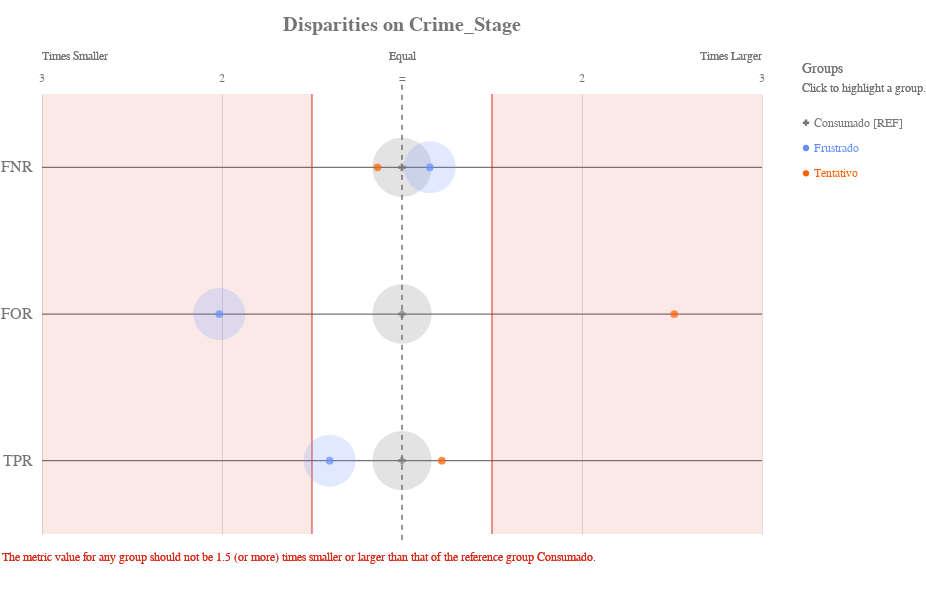

This figure's notebook cell:
### Code cell
ap.disparity(grupo_definido, metrics, 'crime_stage', fairness_threshold = disparity_tolerance)

### Figure 1 — Vega-Lite specification as saved in the notebook (floating-point values rounded to 4 significant figures)
{"config": {"view": {"continuousWidth": 400, "continuousHeight": 300, "strokeWidth": 0}, "axisLeft": {"labelColor": "rgb(117,117,117)", "labelFont": "Arial", "labelFontSize": 16}, "title": {"align": "center", "baseline": "middle", "color": "rgb(117,117,117)", "font": "Arial", "fontSize": 20, "fontWeight": "bold"}}, "layer": [{"data": {"name": "data-f13954335fe7cb3d572699dbbbe0ffdc"}, "mark": {"type": "rule", "stroke": "rgb(117,117,117)", "strokeWidth": 1.25, "tooltip": ""}, "encoding": {"x": {"type": "quantitative", "field": "x", "scale": {"domain": [-2, 2], "range": [40.0, 760.0]}}, "x2": {"field": "x2"}, "y": {"type": "nominal", "axis": {"domain": false, "labelAngle": 0, "labelPadding": -30, "orient": "left", "ticks": false, "title": ""}, "field": "metric", "scale": {"domain": ["FNR", "FOR", "TPR"], "range": [55.0, 495.0]}}}}, {"data": {"name": "data-79dd248bdaa0ea02c535240e8ad022c8"}, "mark": {"type": "rule", "stroke": "rgb(117,117,117)", "strokeDash": [5, 5], "strokeWidth": 1}, "encoding": {"tooltip": {"value": "Consumado [REF]"}, "x": {"value": 400.0}, "y": {"value": 45.83}, "y2": {"value": 504.2}}}, {"data": {"name": "data-c233327f4cd9b4c2df31bf8015c83e4a"}, "mark": {"type": "text", "align": "center", "color": "rgb(117,117,117)", "font": "Arial", "fontSize": 12, "fontWeight": "normal", "tooltip": ""}, "encoding": {"text": {"type": "nominal", "field": "label"}, "x": {"type": "quantitative", "field": "value", "scale": {"domain": [-2, 2], "range": [40.0, 760.0]}}, "y": {"value": 38.5}}}, {"layer": [{"mark": {"type": "text", "align": "left", "fill": "rgb(117,117,117)", "font": "Arial", "fontSize": 12, "fontWeight": "normal", "tooltip": ""}, "encoding": {"text": {"value": "Times Smaller"}, "x": {"value": 40.0}, "y": {"value": 16.5}}}, {"mark": {"type": "text", "align": "right", "fill": "rgb(117,117,117)", "font": "Arial", "fontSize": 12, "fontWeight": "normal", "tooltip": ""}, "encoding": {"text": {"value": "Times Larger"}, "x": {"value": 760.0}, "y": {"value": 16.5}}}, {"mark": {"type": "text", "align": "center", "fill": "rgb(117,117,117)", "font": "Arial", "fontSize": 12, "fontWeight": "normal", "tooltip": ""}, "encoding": {"text": {"value": "Equal"}, "x": {"value": 400.0}, "y": {"value": 16.5}}}], "data": {"name": "data-79dd248bdaa0ea02c535240e8ad022c8"}}, {"layer": [{"mark": {"type": "rule", "opacity": 0.8, "stroke": "rgb(217, 46, 28)", "strokeWidth": 1.25, "tooltip": ""}, "encoding": {"x": {"type": "quantitative", "field": "min", "scale": {"domain": [-2, 2], "range": [40.0, 760.0]}}, "y": {"value": 55.0}, "y2": {"value": 495.0}}}, {"mark": {"type": "rule", "opacity": 0.8, "stroke": "rgb(217, 46, 28)", "strokeWidth": 1.25, "tooltip": ""}, "encoding": {"x": {"type": "quantitative", "field": "max", "scale": {"domain": [-2, 2], "range": [40.0, 760.0]}}, "y": {"value": 55.0}, "y2": {"value": 495.0}}}, {"layer": [{"mark": {"type": "rect", "fill": "rgb(217, 46, 28)", "opacity": 0.1, "tooltip": ""}, "encoding": {"x": {"type": "quantitative", "field": "min", "scale": {"domain": [-2, 2], "range": [40.0, 760.0]}}, "x2": {"field": "lower_end"}, "y": {"value": 55.0}, "y2": {"value": 495.0}}}, {"mark": {"type": "rect", "fill": "rgb(217, 46, 28)", "opacity": 0.1, "tooltip": ""}, "encoding": {"x": {"type": "quantitative", "field": "max", "scale": {"domain": [-2, 2], "range": [40.0, 760.0]}}, "x2": {"field": "upper_end"}, "y": {"value": 55.0}, "y2": {"value": 495.0}}}]}, {"data": {"name": "data-79dd248bdaa0ea02c535240e8ad022c8"}, "mark": {"type": "text", "align": "left", "baseline": "top", "fill": "rgb(217, 46, 28)", "font": "Arial", "fontSize": 12, "fontWeight": "normal", "tooltip": ""}, "encoding": {"text": {"value": "The metric value for any group should not be 1.5 (or more) times smaller or larger than that of the reference group Consumado."}, "x": {"value": 0}, "y": {"value": 513.3}}}], "data": {"name": "data-11d5890412809b582c0a6b685ba430ea"}}, {"layer": [{"mark": "circle"}, {"data": {"name": "data-9e59343fb0a3d8c954399890e63cf2b2"}, "mark": {"type": "circle", "opacity": 0.2}, "encoding": {"color": {"condition": {"type": "nominal", "field": "attribute_value", "legend": null, "scale": {"domain": ["Consumado", "Frustrado", "Tentativo"], "range": ["rgb(117,117,117)", "rgb(100, 143, 255)", "rgb(254, 97, 0)", "rgb(220, 38, 127)", "rgb(255, 176, 0)", "rgb(120, 94, 240)"]}, "selection": "selector049"}, "value": "rgb(224,224,224)"}, "size": {"type": "quantitative", "field": "group_size", "legend": null, "scale": {"domain": [0, 8122.0], "range": [0, 4224.0]}}, "tooltip": [{"type": "nominal", "field": "attribute_value", "title": "Group"}, {"type": "nominal", "field": "tooltip_group_size", "title": "Group Size"}, {"type": "nominal", "field": "tooltip_disparity_explanation_fnr", "title": "Disparity"}, {"type": "quantitative", "field": "fnr", "format": ".2f", "title": "FNR"}], "x": {"type": "quantitative", "axis": {"domain": false, "labels": false, "ticks": false, "title": null, "values": [1, 2, -2, -1]}, "field": "fnr_disparity_scaled", "scale": {"domain": [-2, 2], "range": [40.0, 760.0]}}, "y": {"type": "nominal", "axis": {"domain": false, "grid": false, "labels": false, "ticks": false, "title": " "}, "field": "metric_variable", "scale": {"domain": ["FNR", "FOR", "TPR"], "range": [55.0, 495.0]}}}, "selection": {"selector051": {"type": "multi", "empty": "all", "fields": ["attribute_value"]}}, "transform": [{"calculate": "'FNR'", "as": "metric_variable"}]}, {"data": {"name": "data-9e59343fb0a3d8c954399890e63cf2b2"}, "mark": {"type": "circle", "opacity": 0.2}, "encoding": {"color": {"condition": {"type": "nominal", "field": "attribute_value", "legend": null, "scale": {"domain": ["Consumado", "Frustrado", "Tentativo"], "range": ["rgb(117,117,117)", "rgb(100, 143, 255)", "rgb(254, 97, 0)", "rgb(220, 38, 127)", "rgb(255, 176, 0)", "rgb(120, 94, 240)"]}, "selection": "selector049"}, "value": "rgb(224,224,224)"}, "size": {"type": "quantitative", "field": "group_size", "legend": null, "scale": {"domain": [0, 8122.0], "range": [0, 4224.0]}}, "tooltip": [{"type": "nominal", "field": "attribute_value", "title": "Group"}, {"type": "nominal", "field": "tooltip_group_size", "title": "Group Size"}, {"type": "nominal", "field": "tooltip_disparity_explanation_for", "title": "Disparity"}, {"type": "quantitative", "field": "for", "format": ".2f", "title": "FOR"}], "x": {"type": "quantitative", "axis": {"domain": false, "labels": false, "ticks": false, "title": null, "values": [1, 2, -2, -1]}, "field": "for_disparity_scaled", "scale": {"domain": [-2, 2], "range": [40.0, 760.0]}}, "y": {"type": "nominal", "axis": {"domain": false, "grid": false, "labels": false, "ticks": false, "title": " "}, "field": "metric_variable", "scale": {"domain": ["FNR", "FOR", "TPR"], "range": [55.0, 495.0]}}}, "selection": {"selector053": {"type": "multi", "empty": "all", "fields": ["attribute_value"]}}, "transform": [{"calculate": "'FOR'", "as": "metric_variable"}]}, {"data": {"name": "data-9e59343fb0a3d8c954399890e63cf2b2"}, "mark": {"type": "circle", "opacity": 0.2}, "encoding": {"color": {"condition": {"type": "nominal", "field": "attribute_value", "legend": null, "scale": {"domain": ["Consumado", "Frustrado", "Tentativo"], "range": ["rgb(117,117,117)", "rgb(100, 143, 255)", "rgb(254, 97, 0)", "rgb(220, 38, 127)", "rgb(255, 176, 0)", "rgb(120, 94, 240)"]}, "selection": "selector049"}, "value": "rgb(224,224,224)"}, "size": {"type": "quantitative", "field": "group_size", "legend": null, "scale": {"domain": [0, 8122.0], "range": [0, 4224.0]}}, "tooltip": [{"type": "nominal", "field": "attribute_value", "title": "Group"}, {"type": "nominal", "field": "tooltip_group_size", "title": "Group Size"}, {"type": "nominal", "field": "tooltip_disparity_explanation_tpr", "title": "Disparity"}, {"type": "quantitative", "field": "tpr", "format": ".2f", "title": "TPR"}], "x": {"type": "quantitative", "axis": {"domain": false, "labels": false, "ticks": false, "title": null, "values": [1, 2, -2, -1]}, "field": "tpr_disparity_scaled", "scale": {"domain": [-2, 2], "range": [40.0, 760.0]}}, "y": {"type": "nominal", "axis": {"domain": false, "grid": false, "labels": false, "ticks": false, "title": " "}, "field": "metric_variable", "scale": {"domain": ["FNR", "FOR", "TPR"], "range": [55.0, 495.0]}}}, "selection": {"selector055": {"type": "multi", "empty": "all", "fields": ["attribute_value"]}}, "transform": [{"calculate": "'TPR'", "as": "metric_variable"}]}, {"layer": [{"mark": "point"}, {"data": {"name": "data-9e59343fb0a3d8c954399890e63cf2b2"}, "mark": {"type": "point", "filled": true, "size": 60}, "encoding": {"color": {"condition": {"type": "nominal", "field": "attribute_value", "legend": null, "scale": {"domain": ["Consumado", "Frustrado", "Tentativo"], "range": ["rgb(117,117,117)", "rgb(100, 143, 255)", "rgb(254, 97, 0)", "rgb(220, 38, 127)", "rgb(255, 176, 0)", "rgb(120, 94, 240)"]}, "selection": "selector049"}, "value": "rgb(224,224,224)"}, "shape": {"type": "nominal", "field": "attribute_value", "legend": null, "scale": {"domain": ["Consumado", "Frustrado", "Tentativo"], "range": ["cross", "circle", "circle"]}}, "tooltip": [{"type": "nominal", "field": "attribute_value", "title": "Group"}, {"type": "nominal", "field": "tooltip_group_size", "title": "Group Size"}, {"type": "nominal", "field": "tooltip_disparity_explanation_fnr", "title": "Disparity"}, {"type": "quantitative", "field": "fnr", "format": ".2f", "title": "FNR"}], "x": {"type": "quantitative", "axis": {"domain": false, "labels": false, "ticks": false, "title": null, "values": [1, 2, -2, -1]}, "field": "fnr_disparity_scaled", "scale": {"domain": [-2, 2], "range": [40.0, 760.0]}}, "y": {"type": "nominal", "axis": {"domain": false, "grid": false, "labels": false, "ticks": false, "title": " "}, "field": "metric_variable", "scale": {"domain": ["FNR", "FOR", "TPR"], "range": [55.0, 495.0]}}}, "selection": {"selector050": {"type": "multi", "empty": "all", "fields": ["attribute_value"]}}, "transform": [{"calculate": "'FNR'", "as": "metric_variable"}]}, {"data": {"name": "data-9e59343fb0a3d8c954399890e63cf2b2"}, "mark": {"type": "point", "filled": true, "size": 60}, "encoding": {"color": {"condition": {"type": "nominal", "field": "attribute_value", "legend": null, "scale": {"domain": ["Consumado", "Frustrado", "Tentativo"], "range": ["rgb(117,117,117)", "rgb(100, 143, 255)", "rgb(254, 97, 0)", "rgb(220, 38, 127)", "rgb(255, 176, 0)", "rgb(120, 94, 240)"]}, "selection": "selector049"}, "value": "rgb(224,224,224)"}, "shape": {"type": "nominal", "field": "attribute_value", "legend": null, "scale": {"domain": ["Consumado", "Frustrado", "Tentativo"], "range": ["cross", "circle", "circle"]}}, "tooltip": [{"type": "nominal", "field": "attribute_value", "title": "Group"}, {"type": "nominal", "field": "tooltip_group_size", "title": "Group Size"}, {"type": "nominal", "field": "tooltip_disparity_explanation_for", "title": "Disparity"}, {"type": "quantitative", "field": "for", "format": ".2f", "title": "FOR"}], "x": {"type": "quantitative", "axis": {"domain": false, "labels": false, "ticks": false, "title": null, "values": [1, 2, -2, -1]}, "field": "for_disparity_scaled", "scale": {"domain": [-2, 2], "range": [40.0, 760.0]}}, "y": {"type": "nominal", "axis": {"domain": false, "grid": false, "labels": false, "ticks": false, "title": " "}, "field": "metric_variable", "scale": {"domain": ["FNR", "FOR", "TPR"], "range": [55.0, 495.0]}}}, "selection": {"selector052": {"type": "multi", "empty": "all", "fields": ["attribute_value"]}}, "transform": [{"calculate": "'FOR'", "as": "metric_variable"}]}, {"data": {"name": "data-9e59343fb0a3d8c954399890e63cf2b2"}, "mark": {"type": "point", "filled": true, "size": 60}, "encoding": {"color": {"condition": {"type": "nominal", "field": "attribute_value", "legend": null, "scale": {"domain": ["Consumado", "Frustrado", "Tentativo"], "range": ["rgb(117,117,117)", "rgb(100, 143, 255)", "rgb(254, 97, 0)", "rgb(220, 38, 127)", "rgb(255, 176, 0)", "rgb(120, 94, 240)"]}, "selection": "selector049"}, "value": "rgb(224,224,224)"}, "shape": {"type": "nominal", "field": "attribute_value", "legend": null, "scale": {"domain": ["Consumado", "Frustrado", "Tentativo"], "range": ["cross", "circle", "circle"]}}, "tooltip": [{"type": "nominal", "field": "attribute_value", "title": "Group"}, {"type": "nominal", "field": "tooltip_group_size", "title": "Group Size"}, {"type": "nominal", "field": "tooltip_disparity_explanation_tpr", "title": "Disparity"}, {"type": "quantitative", "field": "tpr", "format": ".2f", "title": "TPR"}], "x": {"type": "quantitative", "axis": {"domain": false, "labels": false, "ticks": false, "title": null, "values": [1, 2, -2, -1]}, "field": "tpr_disparity_scaled", "scale": {"domain": [-2, 2], "range": [40.0, 760.0]}}, "y": {"type": "nominal", "axis": {"domain": false, "grid": false, "labels": false, "ticks": false, "title": " "}, "field": "metric_variable", "scale": {"domain": ["FNR", "FOR", "TPR"], "range": [55.0, 495.0]}}}, "selection": {"selector054": {"type": "multi", "empty": "all", "fields": ["attribute_value"]}}, "transform": [{"calculate": "'TPR'", "as": "metric_variable"}]}]}]}, {"layer": [{"mark": {"type": "point", "filled": true, "opacity": 1, "size": 39.48}, "encoding": {"color": {"condition": {"type": "nominal", "field": "attribute_value", "legend": null, "scale": {"domain": ["Consumado", "Frustrado", "Tentativo"], "range": ["rgb(117,117,117)", "rgb(100, 143, 255)", "rgb(254, 97, 0)", "rgb(220, 38, 127)", "rgb(255, 176, 0)", "rgb(120, 94, 240)"]}, "selection": "selector049"}, "value": "rgb(224,224,224)"}, "shape": {"type": "nominal", "field": "attribute_value", "legend": null, "scale": {"domain": ["Consumado", "Frustrado", "Tentativo"], "range": ["cross", "circle", "circle"]}}, "x": {"value": 804}, "y": {"type": "nominal", "axis": {"domain": false, "grid": false, "labels": false, "ticks": false, "title": " "}, "field": "attribute_value", "scale": {"domain": ["Consumado", "Frustrado", "Tentativo"], "range": [71, 147]}}}, "selection": {"selector049": {"type": "multi", "empty": "all", "fields": ["attribute_value"]}}}, {"mark": {"type": "text", "align": "left", "baseline": "middle", "font": "Arial", "fontSize": 12, "fontWeight": "normal"}, "encoding": {"color": {"condition": {"type": "nominal", "field": "attribute_value", "legend": null, "scale": {"domain": ["Consumado", "Frustrado", "Tentativo"], "range": ["rgb(117,117,117)", "rgb(100, 143, 255)", "rgb(254, 97, 0)", "rgb(220, 38, 127)", "rgb(255, 176, 0)", "rgb(120, 94, 240)"]}, "selection": "selector049"}, "value": "rgb(224,224,224)"}, "text": {"type": "nominal", "field": "label"}, "x": {"value": 812}, "y": {"type": "nominal", "axis": {"domain": false, "grid": false, "labels": false, "ticks": false, "title": " "}, "field": "attribute_value", "scale": {"domain": ["Consumado", "Frustrado", "Tentativo"], "range": [71, 147]}}}, "selection": {"selector056": {"type": "multi", "empty": "all", "fields": ["attribute_value"]}}}, {"data": {"name": "data-79dd248bdaa0ea02c535240e8ad022c8"}, "mark": {"type": "text", "align": "left", "baseline": "middle", "color": "rgb(117,117,117)", "font": "Arial", "fontSize": 12, "fontWeight": "normal"}, "encoding": {"text": {"value": "Click to highlight a group."}, "x": {"value": 800}, "y": {"value": 49}}}, {"data": {"name": "data-79dd248bdaa0ea02c535240e8ad022c8"}, "mark": {"type": "text", "align": "left", "baseline": "middle", "color": "rgb(117,117,117)", "font": "Arial", "fontSize": 14, "fontWeight": "normal"}, "encoding": {"text": {"value": "Groups"}, "x": {"value": 800}, "y": {"value": 30}}}], "data": {"name": "data-5f460b2281ce654008106d954be18b1d"}}], "height": 550, "padding": {"top": 15, "bottom": 10}, "resolve": {"scale": {"size": "independent", "y": "independent"}}, "title": "Disparities on Crime_Stage", "width": 800, "$schema": "https://vega.github.io/schema/vega-lite/v4.8.1.json", "datasets": {"data-f13954335fe7cb3d572699dbbbe0ffdc": [{"metric": "FNR", "x": -2, "x2": 2}, {"metric": "FOR", "x": -2, "x2": 2}, {"metric": "TPR", "x": -2, "x2": 2}], "data-79dd248bdaa0ea02c535240e8ad022c8": [{"a": 1, "b": 0}, {"a": 1, "b": 0}], "data-c233327f4cd9b4c2df31bf8015c83e4a": [{"value": 1, "label": 2}, {"value": 2, "label": 3}, {"value": -2, "label": 3}, {"value": -1, "label": 2}, {"value": 0, "label": "="}], "data-11d5890412809b582c0a6b685ba430ea": [{"min": -0.5, "max": 0.5, "lower_end": -2, "upper_end": 2}], "data-9e59343fb0a3d8c954399890e63cf2b2": [{"attribute_name": "crime_stage", "attribute_value": "Consumado", "group_size": 6768, "total_entities": 11987, "fnr": 0.6491, "for": 0.2895, "tpr": 0.3509, "fnr_disparity": 1.0, "for_disparity": 1.0, "tpr_disparity": 1.0, "fnr_disparity_scaled": 0.0, "for_disparity_scaled": 0.0, "tpr_disparity_scaled": 0.0, "tooltip_group_size": "6,768 (56.46%)", "tooltip_disparity_explanation_fnr": "Reference group", "tooltip_disparity_explanation_for": "Reference group", "tooltip_disparity_explanation_tpr": "Reference group"}, {"attribute_name": "crime_stage", "attribute_value": "Frustrado", "group_size": 5191, "total_entities": 11987, "fnr": 0.7497, "for": 0.1437, "tpr": 0.2503, "fnr_disparity": 1.155, "for_disparity": 0.4963, "tpr_disparity": 0.7132, "fnr_disparity_scaled": 0.155, "for_disparity_scaled": -1.015, "tpr_disparity_scaled": -0.4021, "tooltip_group_size": "5,191 (43.31%)", "tooltip_disparity_explanation_fnr": "1.16 times larger FNR than the reference group", "tooltip_disparity_explanation_for": "2.01 times smaller FOR than the reference group", "tooltip_disparity_explanation_tpr": "1.40 times smaller TPR than the reference group"}, {"attribute_name": "crime_stage", "attribute_value": "Tentativo", "group_size": 28, "total_entities": 11987, "fnr": 0.5714, "for": 0.7273, "tpr": 0.4286, "fnr_disparity": 0.8804, "for_disparity": 2.513, "tpr_disparity": 1.221, "fnr_disparity_scaled": -0.1359, "for_disparity_scaled": 1.513, "tpr_disparity_scaled": 0.2213, "tooltip_group_size": "28 (0.23%)", "tooltip_disparity_explanation_fnr": "1.14 times smaller FNR than the reference group", "tooltip_disparity_explanation_for": "2.51 times larger FOR than the reference group", "tooltip_disparity_explanation_tpr": "1.22 times larger TPR than the reference group"}], "data-5f460b2281ce654008106d954be18b1d": [{"attribute_value": "Consumado", "label": "Consumado [REF]"}, {"attribute_value": "Frustrado", "label": "Frustrado"}, {"attribute_value": "Tentativo", "label": "Tentativo"}]}}
